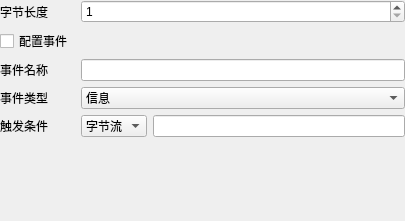
<?xml version="1.0" encoding="UTF-8"?>
<ui version="4.0">
 <class>addTtlvByte</class>
 <widget class="QWidget" name="addTtlvByte">
  <property name="geometry">
   <rect>
    <x>0</x>
    <y>0</y>
    <width>405</width>
    <height>221</height>
   </rect>
  </property>
  <property name="windowTitle">
   <string>Form</string>
  </property>
  <layout class="QGridLayout" name="gridLayout">
   <property name="leftMargin">
    <number>0</number>
   </property>
   <property name="topMargin">
    <number>0</number>
   </property>
   <property name="rightMargin">
    <number>0</number>
   </property>
   <item row="0" column="0" colspan="3">
    <layout class="QHBoxLayout" name="horizontalLayout">
     <item>
      <widget class="QLabel" name="label">
       <property name="minimumSize">
        <size>
         <width>75</width>
         <height>0</height>
        </size>
       </property>
       <property name="maximumSize">
        <size>
         <width>75</width>
         <height>16777215</height>
        </size>
       </property>
       <property name="text">
        <string>字节长度</string>
       </property>
      </widget>
     </item>
     <item>
      <widget class="MySpinBox" name="spinBox_len">
       <property name="minimum">
        <number>1</number>
       </property>
       <property name="maximum">
        <number>240</number>
       </property>
      </widget>
     </item>
    </layout>
   </item>
   <item row="1" column="0" colspan="3">
    <widget class="QCheckBox" name="checkBox_event">
     <property name="text">
      <string>配置事件</string>
     </property>
    </widget>
   </item>
   <item row="2" column="0">
    <widget class="QLabel" name="label_name">
     <property name="minimumSize">
      <size>
       <width>75</width>
       <height>0</height>
      </size>
     </property>
     <property name="maximumSize">
      <size>
       <width>16777215</width>
       <height>16777215</height>
      </size>
     </property>
     <property name="text">
      <string>事件名称</string>
     </property>
    </widget>
   </item>
   <item row="2" column="1" colspan="2">
    <widget class="QLineEdit" name="event_name">
     <property name="maxLength">
      <number>64</number>
     </property>
    </widget>
   </item>
   <item row="3" column="0">
    <widget class="QLabel" name="label_type">
     <property name="minimumSize">
      <size>
       <width>75</width>
       <height>0</height>
      </size>
     </property>
     <property name="maximumSize">
      <size>
       <width>16777215</width>
       <height>16777215</height>
      </size>
     </property>
     <property name="text">
      <string>事件类型</string>
     </property>
    </widget>
   </item>
   <item row="3" column="1" colspan="2">
    <widget class="QComboBox" name="event_type">
     <item>
      <property name="text">
       <string>信息</string>
      </property>
     </item>
     <item>
      <property name="text">
       <string>告警</string>
      </property>
     </item>
     <item>
      <property name="text">
       <string>故障</string>
      </property>
     </item>
    </widget>
   </item>
   <item row="4" column="0">
    <widget class="QLabel" name="label_condition">
     <property name="minimumSize">
      <size>
       <width>0</width>
       <height>0</height>
      </size>
     </property>
     <property name="maximumSize">
      <size>
       <width>16777215</width>
       <height>16777215</height>
      </size>
     </property>
     <property name="text">
      <string>触发条件</string>
     </property>
    </widget>
   </item>
   <item row="4" column="1">
    <widget class="QComboBox" name="comboBox">
     <item>
      <property name="text">
       <string>字节流</string>
      </property>
     </item>
     <item>
      <property name="text">
       <string>字符串</string>
      </property>
     </item>
    </widget>
   </item>
   <item row="4" column="2">
    <widget class="QLineEdit" name="register_value"/>
   </item>
   <item row="5" column="0" colspan="3">
    <widget class="QWidget" name="widget" native="true"/>
   </item>
  </layout>
 </widget>
 <customwidgets>
  <customwidget>
   <class>MySpinBox</class>
   <extends>QSpinBox</extends>
   <header location="global">myspinbox.h</header>
  </customwidget>
 </customwidgets>
 <resources/>
 <connections/>
</ui>
